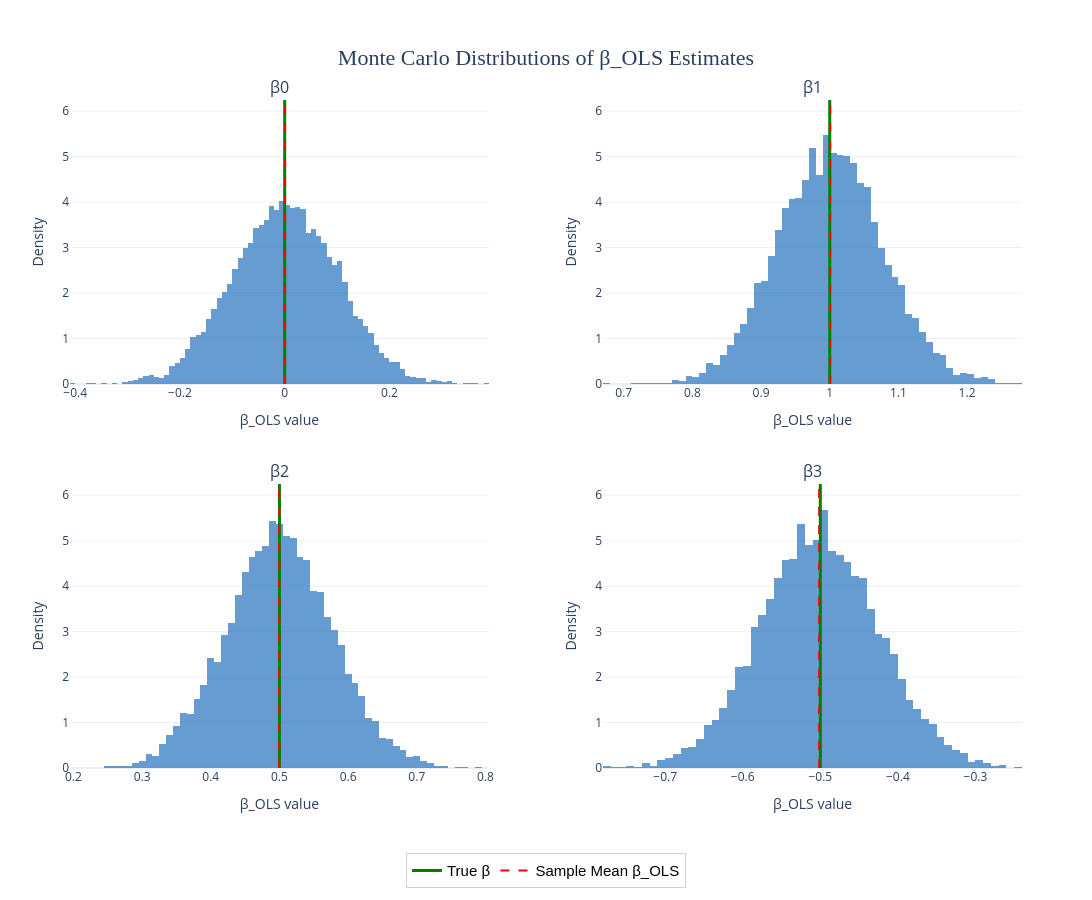

The notebook cell saved with this chart:
### Code cell
from plotly.subplots import make_subplots
import plotly.graph_objects as go
import numpy as np

k = betahat_distr.shape[1]
n_rows, n_cols = 2, 2

# --- Compute global y-axis limit for consistent density scale ---
all_counts = []
for i in range(k):
    hist, _ = np.histogram(betahat_distr[:, i], bins=100, density=True)
    all_counts.append(np.max(hist))
y_max = max(all_counts) * 1.1

# --- Create subplots ---
fig = make_subplots(
    rows=n_rows, cols=n_cols,
    subplot_titles=[f"β{i}" for i in range(k)],
    horizontal_spacing=0.12,
    vertical_spacing=0.15
)

# --- Add each β̂ histogram + vertical lines ---
for i in range(k):
    row = i // n_cols + 1
    col = i % n_cols + 1
    beta_true = betas_true[i]
    beta_mean = np.mean(betahat_distr[:, i])

    # Histogram
    fig.add_trace(
        go.Histogram(
            x=betahat_distr[:, i],
            nbinsx=100,
            histnorm='probability density',
            marker_color='rgba(0, 90, 180, 0.6)',
            showlegend=False
        ),
        row=row, col=col
    )

    # Vertical lines: true β (green) and sample mean (red dashed)
    fig.add_vline(
        x=beta_true,
        line=dict(color='green', width=3),
        row=row, col=col
    )
    fig.add_vline(
        x=beta_mean,
        line=dict(color='red', width=2, dash='dash'),
        row=row, col=col
    )

# --- Add dummy traces for legend ---
fig.add_trace(go.Scatter(x=[None], y=[None], mode='lines',
                         line=dict(color='green', width=3),
                         name='True β'))
fig.add_trace(go.Scatter(x=[None], y=[None], mode='lines',
                         line=dict(color='red', width=2, dash='dash'),
                         name='Sample Mean β_OLS'))

# --- Style adjustments ---
fig.update_xaxes(title_text="β_OLS value", title_font=dict(size=14))
fig.update_yaxes(range=[0, y_max], title_text="Density", title_font=dict(size=14))

fig.update_layout(
    height=900,
    width=1150,
    title={
        'text': "Monte Carlo Distributions of β_OLS Estimates",
        'x': 0.5,  # center title
        'xanchor': 'center',
        'yanchor': 'top',
        'font': dict(size=22, family="Arial Bold")
    },
    template='plotly_white',
    legend=dict(
        orientation="h",
        yanchor="bottom",
        y=-0.18,
        xanchor="center",
        x=0.5,
        font=dict(size=15, family="Arial", color="black"),
        bgcolor="rgba(255,255,255,0.6)",
        bordercolor="lightgray",
        borderwidth=1
    ),
    margin=dict(l=70, r=70, t=100, b=100)
)

fig.show()

### Figure 1 — Plotly figure (JSON) as saved in the notebook; plotly's stock layout.template omitted (floating-point values rounded to 4 significant figures; data arrays with more than 128 entries replaced by an {"elided": "..."} marker saying what was removed)
{"data": [{"histnorm": "probability density", "marker": {"color": "rgba(0, 90, 180, 0.6)"}, "nbinsx": 100, "showlegend": false, "type": "histogram", "x": {"elided": "10000 float values"}, "xaxis": "x", "yaxis": "y"}, {"histnorm": "probability density", "marker": {"color": "rgba(0, 90, 180, 0.6)"}, "nbinsx": 100, "showlegend": false, "type": "histogram", "x": {"elided": "10000 float values"}, "xaxis": "x2", "yaxis": "y2"}, {"histnorm": "probability density", "marker": {"color": "rgba(0, 90, 180, 0.6)"}, "nbinsx": 100, "showlegend": false, "type": "histogram", "x": {"elided": "10000 float values"}, "xaxis": "x3", "yaxis": "y3"}, {"histnorm": "probability density", "marker": {"color": "rgba(0, 90, 180, 0.6)"}, "nbinsx": 100, "showlegend": false, "type": "histogram", "x": {"elided": "10000 float values"}, "xaxis": "x4", "yaxis": "y4"}, {"line": {"color": "green", "width": 3}, "mode": "lines", "name": "True β", "type": "scatter", "x": [null], "y": [null]}, {"line": {"color": "red", "dash": "dash", "width": 2}, "mode": "lines", "name": "Sample Mean β_OLS", "type": "scatter", "x": [null], "y": [null]}], "layout": {"annotations": [{"font": {"size": 16}, "showarrow": false, "text": "β0", "x": 0.22, "xanchor": "center", "xref": "paper", "y": 1, "yanchor": "bottom", "yref": "paper"}, {"font": {"size": 16}, "showarrow": false, "text": "β1", "x": 0.78, "xanchor": "center", "xref": "paper", "y": 1, "yanchor": "bottom", "yref": "paper"}, {"font": {"size": 16}, "showarrow": false, "text": "β2", "x": 0.22, "xanchor": "center", "xref": "paper", "y": 0.425, "yanchor": "bottom", "yref": "paper"}, {"font": {"size": 16}, "showarrow": false, "text": "β3", "x": 0.78, "xanchor": "center", "xref": "paper", "y": 0.425, "yanchor": "bottom", "yref": "paper"}], "height": 900, "legend": {"bgcolor": "rgba(255,255,255,0.6)", "bordercolor": "lightgray", "borderwidth": 1, "font": {"color": "black", "family": "Arial", "size": 15}, "orientation": "h", "x": 0.5, "xanchor": "center", "y": -0.18, "yanchor": "bottom"}, "margin": {"b": 100, "l": 70, "r": 70, "t": 100}, "shapes": [{"line": {"color": "green", "width": 3}, "type": "line", "x0": 0, "x1": 0, "xref": "x", "y0": 0, "y1": 1, "yref": "y domain"}, {"line": {"color": "red", "dash": "dash", "width": 2}, "type": "line", "x0": 0.0008273, "x1": 0.0008273, "xref": "x", "y0": 0, "y1": 1, "yref": "y domain"}, {"line": {"color": "green", "width": 3}, "type": "line", "x0": 1, "x1": 1, "xref": "x2", "y0": 0, "y1": 1, "yref": "y2 domain"}, {"line": {"color": "red", "dash": "dash", "width": 2}, "type": "line", "x0": 1.001, "x1": 1.001, "xref": "x2", "y0": 0, "y1": 1, "yref": "y2 domain"}, {"line": {"color": "green", "width": 3}, "type": "line", "x0": 0.5, "x1": 0.5, "xref": "x3", "y0": 0, "y1": 1, "yref": "y3 domain"}, {"line": {"color": "red", "dash": "dash", "width": 2}, "type": "line", "x0": 0.4997, "x1": 0.4997, "xref": "x3", "y0": 0, "y1": 1, "yref": "y3 domain"}, {"line": {"color": "green", "width": 3}, "type": "line", "x0": -0.5, "x1": -0.5, "xref": "x4", "y0": 0, "y1": 1, "yref": "y4 domain"}, {"line": {"color": "red", "dash": "dash", "width": 2}, "type": "line", "x0": -0.5015, "x1": -0.5015, "xref": "x4", "y0": 0, "y1": 1, "yref": "y4 domain"}], "title": {"font": {"family": "Arial Bold", "size": 22}, "text": "Monte Carlo Distributions of β_OLS Estimates", "x": 0.5, "xanchor": "center", "yanchor": "top"}, "width": 1150, "xaxis": {"anchor": "y", "domain": [0, 0.44], "title": {"font": {"size": 14}, "text": "β_OLS value"}}, "xaxis2": {"anchor": "y2", "domain": [0.56, 1], "title": {"font": {"size": 14}, "text": "β_OLS value"}}, "xaxis3": {"anchor": "y3", "domain": [0, 0.44], "title": {"font": {"size": 14}, "text": "β_OLS value"}}, "xaxis4": {"anchor": "y4", "domain": [0.56, 1], "title": {"font": {"size": 14}, "text": "β_OLS value"}}, "yaxis": {"anchor": "x", "domain": [0.575, 1], "range": [0, 6.246], "title": {"font": {"size": 14}, "text": "Density"}}, "yaxis2": {"anchor": "x2", "domain": [0.575, 1], "range": [0, 6.246], "title": {"font": {"size": 14}, "text": "Density"}}, "yaxis3": {"anchor": "x3", "domain": [0, 0.425], "range": [0, 6.246], "title": {"font": {"size": 14}, "text": "Density"}}, "yaxis4": {"anchor": "x4", "domain": [0, 0.425], "range": [0, 6.246], "title": {"font": {"size": 14}, "text": "Density"}}}}
